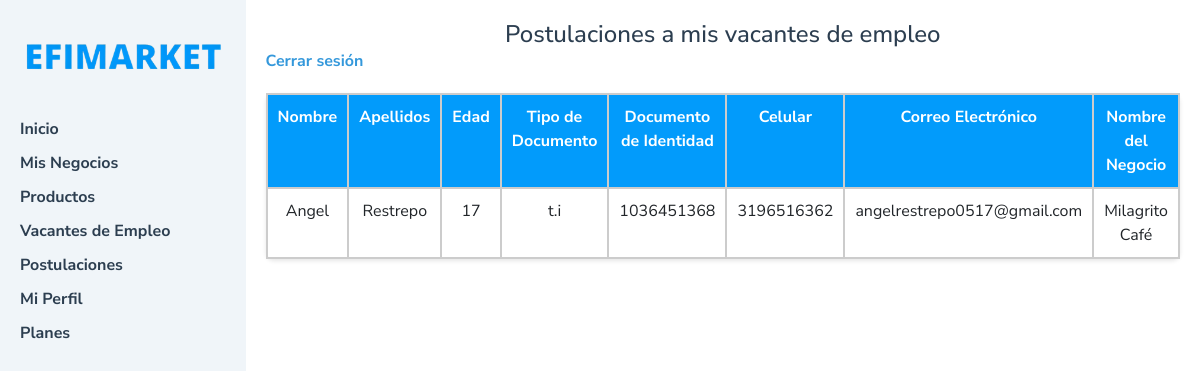
Page /Vista/usuarios/administracion/postulaciones.php (signed in) on the committed database.
### tables this page shows
CREATE TABLE `postulaciones` (
  `id_postulacion` bigint(20) UNSIGNED NOT NULL,
  `id_usuario` int(11) NOT NULL,
  `id_negocio` bigint(20) UNSIGNED NOT NULL,
  `nombres` varchar(100) NOT NULL,
  `apellidos` varchar(100) NOT NULL,
  `edad` int(3) NOT NULL,
  `tipo_documento` varchar(50) NOT NULL,
  `documento_identidad` varchar(20) NOT NULL,
  `celular` varchar(20) NOT NULL,
  `correo_electronico` varchar(100) NOT NULL,
  `acepta_terminos` tinyint(1) NOT NULL
);

CREATE TABLE `negocios` (
  `id_negocio` bigint(20) UNSIGNED NOT NULL,
  `id_usuario` int(11) NOT NULL,
  `nombre_negocio` varchar(100) NOT NULL,
  `descripcion` varchar(255) DEFAULT NULL,
  `direccion` varchar(255) DEFAULT NULL,
  `telefono` varchar(20) DEFAULT NULL,
  `sitio_web` varchar(100) DEFAULT NULL,
  `id_categoria` int(11) DEFAULT NULL,
  `horario` varchar(255) NOT NULL,
  `logo` varchar(255) NOT NULL
);

### Controlador/controladorNegocios.php (called while the page is built, shortened)
<?php
include_once(__DIR__ . '/../Modelo/modeloNegocios.php');
class ControladorNegocios
{
    private $modeloNegocios;
    public function __construct()
    {
        $servername = "localhost";
        $username = "root";
        $password = "";
        $dbname = "efimarket";
        $this->conn = new mysqli($servername, $username, $password, $dbname);
        $this->modeloNegocios = new ModeloNegocios($this->conn);
    }
    public function obtenerPostulacionesPorUsuario($id_usuario)
    {
        return $this->modeloNegocios->getPostulacionesPorUsuario($id_usuario);
    }
    public function obtenerNombreNegocioPorId($id_negocio)
    {
        return $this->modeloNegocios->getNombreNegocioPorId($id_negocio);
    }
}

### Modelo/modeloNegocios.php (called while the page is built, shortened)
<?php
class ModeloNegocios
{
    private $conn;
    public function __construct()
    {
        $this->conn = new mysqli('localhost', 'root', '', 'efimarket');
    }
    public function getPostulacionesPorUsuario($id_usuario)
    {
        $sql = "SELECT p.*, n.nombre_negocio
                FROM postulaciones p
                INNER JOIN negocios n ON p.id_negocio = n.id_negocio
                WHERE p.id_usuario = ?";
        $stmt = $this->conn->prepare($sql);
        $stmt->bind_param('i', $id_usuario);
        $stmt->execute();
        $resultado = $stmt->get_result();
        $postulaciones = [];
        while ($fila = $resultado->fetch_assoc()) {
            $postulaciones[] = $fila;
        }
        return $postulaciones;
    }
    public function getNombreNegocioPorId($id_negocio)
    {
        $sql = "SELECT nombre_negocio FROM negocios WHERE id_negocio = ?";
        $stmt = $this->conn->prepare($sql);
        $stmt->bind_param('i', $id_negocio);
        $stmt->execute();
        $resultado = $stmt->get_result();
        $nombre_negocio = $resultado->fetch_assoc();
        return $nombre_negocio ? $nombre_negocio['nombre_negocio'] : null;
    }
}

### Vista/usuarios/administracion/postulaciones.php (the view, shortened to what this page needs)
<?php
require_once '../../../Controlador/controladorNegocios.php';
require_once '../../../Modelo/modeloNegocios.php';
$controladorNegocios = new ControladorNegocios();
$id_usuario = $_SESSION['id_usuario'];
$postulaciones = $controladorNegocios->obtenerPostulacionesPorUsuario($id_usuario);
?>
<!DOCTYPE html>
<html lang="en">
<head>
    <link rel="stylesheet" href="admin.css">
    <link rel="stylesheet" href="https://maxcdn.bootstrapcdn.com/bootstrap/4.0.0/css/bootstrap.min.css">
</head>
<body>
    <div class="sidebar">
        <a href="../../index.php" class="logo">
            <img src="../../images/letras.png" alt="Efimarket Logo">
        </a>
        <ul class="menu">
            <li><a href="panel.php">Inicio</a></li>
            <li><a href="negocios.php">Mis Negocios</a></li>
            <li><a href="productos.php">Productos</a></li>
            <li><a href="vacantes.php">Vacantes de Empleo</a></li>
            <li><a href="postulaciones.php">Postulaciones</a></li>
            <li><a href="../clientes/perfil.php">Mi Perfil</a></li>
            <li><a href="planes.php">Planes</a></li>
        </ul>
    </div>
    <div class="main-content tablaDePostulaciones">
        <header>
            <h1>Postulaciones a mis vacantes de empleo</h1>
            <a href="../../../Controlador/logout.php">Cerrar sesión</a>
        </header>
        <div class="content">
            <div class="tablaPostulaciones">
                <div class="header">Nombre</div>
                <div class="header">Apellidos</div>
                <div class="header">Edad</div>
                <div class="header">Tipo de Documento</div>
                <div class="header">Documento de Identidad</div>
                <div class="header">Celular</div>
                <div class="header">Correo Electrónico</div>
                <div class="header">Nombre del Negocio</div>
                <?php if (isset($postulaciones) && !empty($postulaciones)) : ?>
                    <?php foreach ($postulaciones as $postulacion) : ?>
                        <div class="campo">
                            <?php echo isset($postulacion['nombres']) ? htmlspecialchars($postulacion['nombres']) : 'N/A'; ?>
                        </div>
                        <div class="campo">
                            <?php echo isset($postulacion['apellidos']) ? htmlspecialchars($postulacion['apellidos']) : 'N/A'; ?>
                        </div>
                        <div class="campo">
                            <?php echo isset($postulacion['edad']) ? htmlspecialchars($postulacion['edad']) : 'N/A'; ?>
                        </div>
                        <div class="campo">
                            <?php echo isset($postulacion['tipo_documento']) ? htmlspecialchars($postulacion['tipo_documento']) : 'N/A'; ?>
                        </div>
                        <div class="campo">
                            <?php echo isset($postulacion['documento_identidad']) ? htmlspecialchars($postulacion['documento_identidad']) : 'N/A'; ?>
                        </div>
                        <div class="campo">
                            <?php echo isset($postulacion['celular']) ? htmlspecialchars($postulacion['celular']) : 'N/A'; ?>
                        </div>
                        <div class="campo">
                            <?php echo isset($postulacion['correo_electronico']) ? htmlspecialchars($postulacion['correo_electronico']) : 'N/A'; ?>
                        </div>
                        <div class="campo">
                            <?php
                            $nombre_negocio = $controladorNegocios->obtenerNombreNegocioPorId($postulacion['id_negocio']);
                            echo $nombre_negocio ? htmlspecialchars($nombre_negocio) : 'N/A';
                            ?>
                        </div>
                    <?php endforeach; ?>
                <?php else : ?>
                    <div class="campo" colspan="8">No hay postulaciones registradas</div>
                <?php endif; ?>
            </div>
        </div>
    </div>
</body>
</html>

### Vista/usuarios/administracion/admin.css (style rules this page uses)
* { font-family: "Nunito Sans", sans-serif; }
body { margin: 0; padding: 0; display: flex; }
.sidebar { width: 250px; height: 100vh; background-color: #f0f5f9; padding: 20px; box-sizing: border-box; overflow-y: auto; }
.logo img { max-width: 100%; }
.menu { list-style: none; padding: 0; margin-top: 20px; margin-right: 30px; }
.menu li { margin-bottom: 10px; }
.menu a { text-decoration: none; color: #2c3e50; font-weight: bold; transition: color 0.3s ease; display: block; }
.main-content { flex: 1; padding: 20px; }
header { display: flex; justify-content: space-between; align-items: center; margin-bottom: 20px; }
header h1 { font-size: 24px; color: #2c3e50; margin: 0; text-align: center; }
header a { text-decoration: none; color: #3498db; font-weight: bold; transition: color 0.3s ease; }
.content { background-color: #fff; border-radius: 8px; box-shadow: 0 2px 4px rgba(0, 0, 0, 0.1); }
.tablaPostulaciones { display: grid; grid-template-columns: repeat(8, 1fr); gap: 0; border: 1px solid #ccc; border-collapse: collapse; }
.header, .campo { padding: 10px; border: 1px solid #ccc; }
.header { background-color: #029bfb; font-weight: bold; text-align: center; color: #fff; }
.campo { display: flex; text-align: center; justify-content: center; }
@media (min-width: 920px) { .main-content { display: block; } }

### rows in the picture
postulaciones: nombres "Angel", apellidos "Restrepo", edad "17", tipo_documento "t.i", documento_identidad "1036451368", celular "3196516362", correo_electronico "angelrestrepo0517@gmail.com", id_negocio.nombre_negocio "Milagrito Café"
